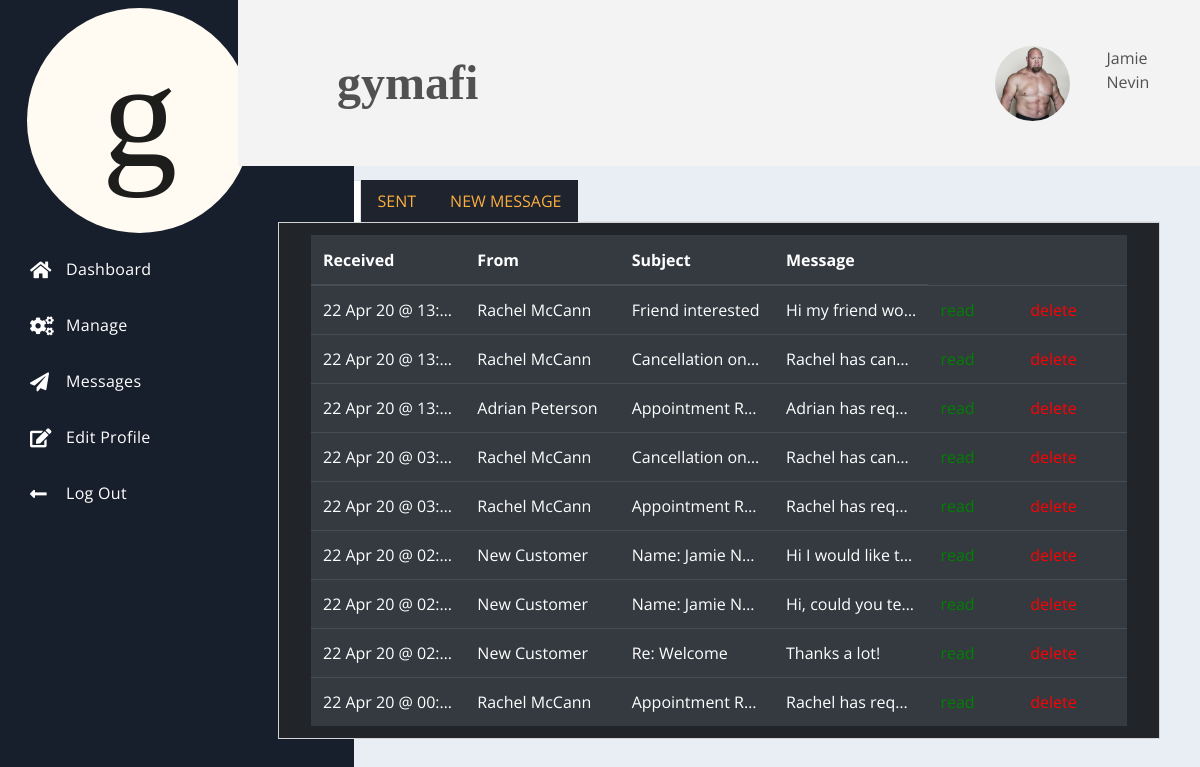
Screenshot of /admin/messages.php (signed in) with the database file from the repository.
### tables this page shows
CREATE TABLE `profile_img` (
  `img_id` int(11) NOT NULL,
  `img_path` varchar(200) NOT NULL DEFAULT '/gymafi/profileimg/placeholderimg.jpeg'
);

CREATE TABLE `users` (
  `id` int(11) NOT NULL,
  `username` varchar(100) DEFAULT NULL,
  `first_name` varchar(200) DEFAULT NULL,
  `last_name` varchar(200) DEFAULT NULL,
  `postcode` varchar(200) DEFAULT NULL,
  `house_number` varchar(255) DEFAULT NULL,
  `phone_number` varchar(14) DEFAULT NULL,
  `email` varchar(100) NOT NULL,
  `pword` varchar(100) NOT NULL,
  `is_admin` int(1) DEFAULT 0,
  `ass_coach_id` int(11) DEFAULT 100,
  `user_status` int(11) NOT NULL DEFAULT 0,
  `date_created` datetime NOT NULL DEFAULT current_timestamp()
);

CREATE TABLE `mailboxes` (
  `id` int(11) NOT NULL,
  `user_id` int(11) NOT NULL,
  `mailbox` varchar(3) NOT NULL,
  `message_id` int(11) NOT NULL,
  `message_read` int(1) DEFAULT NULL
);

CREATE TABLE `messages` (
  `id` int(11) NOT NULL,
  `subject` varchar(255) NOT NULL,
  `message` varchar(255) NOT NULL,
  `sender_id` int(11) NOT NULL,
  `recipient_id` int(11) NOT NULL,
  `created` datetime NOT NULL DEFAULT current_timestamp()
);

### admin/messages.php (the view, shortened to what this page needs)
<?php
    include('../conn.php');
    if(!isset($_SESSION['keep_id'])) {
        header('location: ../index.php');
    } else {
        $id = $_SESSION['keep_id'];
    }
    $read = "SELECT * FROM users WHERE id = $id";
            $result = $conn->query($read);
            while($row = $result->fetch_assoc()) {
                $get_first_name = $row['first_name'];
                $get_last_name = $row['last_name'];
            }
?>
<!DOCTYPE html>
<html lang="en">
<head>
    <link rel="stylesheet" href="https://use.fontawesome.com/releases/v5.4.1/css/all.css">
    <link rel="stylesheet" href="/gymafi/css/spur.css">
    <link rel="stylesheet" href="/gymafi/stylesheet.css">
</head>
<body>
    <div class="dash">
        <div class="dash-nav dash-nav-dark">
            <header>
                <a href="../admin/dash.php" class="">
                    <img src="/gymafi/img/gymafi_logo_circle.svg"
                            width="75%" height="75%" class="d-inline-block align-top myimgbutton loginbutton" alt="">
                </a>
            </header>
            <nav class="dash-nav-list">
                <a href="../admin/dash.php" class="dash-nav-item">
                    <i class="fas fa-home"></i> Dashboard </a>
                <div class="dash-nav-dropdown">
                    <a href="#!" class="dash-nav-item dash-nav-dropdown-toggle">
                        <i class="fas fa-cogs"></i> Manage </a>
                </div>
                <a href="../admin/messages.php" class="dash-nav-item">
                    <i class="fas fa-paper-plane"></i> Messages</a>
                <a href="../admin/profile.php" class="dash-nav-item">
                    <i class="fas fa-edit"></i> Edit Profile </a>
                <a href="#!" class="dash-nav-item" data-toggle="modal" data-target="#logoutmodal">
                    <i class="fas fa-long-arrow-alt-left"></i> Log Out </a>
            </nav>
        </div>
        <div class="dash-app">
            <header class="dash-toolbar">
                <div class="tools">
                    <div class="dropdown tools-item">
                    </div>
                </div>
                <div class="col">
                    <a class="navbar-brand font-weight-bold mytitle">gymafi</a>
                </div>
                <div class="row">
                    <?php
                        $img = "SELECT img_path FROM profile_img INNER JOIN users ON profile_img.img_id = users.id WHERE users.id = $id";
                        $displayimg = $conn->query($img);
                        $numrows = $displayimg->num_rows;
                        if ($numrows == 0) {
                            echo '<div class="col">
                                '.$get_first_name.' '.$get_last_name.'
                            </div>';
                        } else {
                            while($row=$displayimg->fetch_assoc()) {
                                $imgdata = $row['img_path'];
                            }
                            echo '
                                <div class="row">
                                    <div class="col">
                                        <a href="../admin/profile.php"><img class="myprofilepic" style="width:75px;height:75px;border-radius:50%" src="'.$imgdata.'"></a>
                                    </div>
                                    <div class="col">
                                        <p>'.$get_first_name.' '.$get_last_name.'</p>
                                    </div>
                                </div>
                            ';
                        }
                    ?>
                </div>
            </header>
            <main class="dash-content pt-5 mt-5">
                <div class="container">
                    <ul class="nav nav-tabs">
                        <li class="nav-item btn-dark">
                            <a class="nav-link active text-warning" data-toggle="tab" href="#inbox">INBOX</a>
                        </li>
                        <li class="nav-item btn-dark">
                            <a class="nav-link text-warning" data-toggle="tab" href="#outbox">SENT</a>
                        </li>
                        <li class="nav-item btn-dark">
                            <a class="nav-link text-warning" data-toggle="tab" href="#newmessage">NEW MESSAGE</a>
                        </li>
                    </ul>
                    <div class="tab-content">
                        <div class="tab-pane fade show active" id="inbox">
                            <div class="card spur-card">
                                <div class="card-body card-body-with-dark-table">
                                    <table class="table table-hover table-dark table-in-card">
                                        <thead>
                                            <tr>
                                                <th scope="col">Received</th>
                                                <th scope="col">From</th>
                                                <th scope="col">Subject</th>
                                                <th scope="col">Message</th>
                                            </tr>
                                        </thead>
                                        <tbody>
                                            <?php
                                            $read = "SELECT mailboxes.id AS mailbox_id, message_id, subject, message, sender_id, created FROM mailboxes
                                                    LEFT JOIN messages
                                                    ON messages.id = mailboxes.message_id
                                                    WHERE mailboxes.user_id = $id
                                                    AND mailboxes.mailbox = 'in'
                                                    ORDER BY messages.created DESC";
                                            $result = $conn->query($read);
                                            while($row=$result->fetch_assoc()) {
                                                $datetime = strtotime($row['created']);
                                                $humandate = date('d M y @ H:i', $datetime);
                                                $sender_id = $row['sender_id'];
                                                $subject = $row['subject'];
                                                $message = $row['message'];
                                                $mailbox_id = $row['mailbox_id'];
                                                $message_id = $row['message_id'];
                                                $findsender = "SELECT first_name, last_name
                                                            FROM users
                                                            INNER JOIN messages
                                                            ON messages.sender_id = users.id
                                                            WHERE messages.sender_id = $sender_id";
                                                $senderresult = $conn->query($findsender);
                                                if($sender_id == 0) {
                                                    $senderfirstname = 'New';
                                                    $senderlastname = 'Customer';
                                                } else {
                                                    while($row=$senderresult->fetch_assoc()) {
                                                            $senderfirstname = $row['first_name'];
                                                            $senderlastname = $row['last_name'];
                                                        }
                                               }
                                                echo '
                                                <tr>
                                                    <td>'.$humandate.'</td>
                                                    <td>'.$senderfirstname.' '.$senderlastname.'</td>
                                                    <td>'.$subject.'</td>
                                                    <td>'.$message.'</td>
                                                    <td><a style="color:green" href="readmessage.php?id='.$message_id.'">read</a></td>
                                                    <td><a style="color:red" href="../deletemessage.php?mailboxid='.$mailbox_id.'">delete</a></td>
                                                </tr>
                                                ';
                                            }
                                            ?>
                                        </tbody>
                                    </table>
                                </div>
                            </div>
                        </div>
                    </div>
                </div>
            </main>
        </div>
    </div>
</body>
</html>

### stylesheet.css (style rules this page uses)
html { font-family: -apple-system, BlinkMacSystemFont, 'Segoe UI', Roboto, Oxygen, Ubuntu, Cantarell, 'Open Sans', 'Helvetica Neue', sans-serif; }
.navbar-brand { padding: 0 15px; height: 150px; line-height: 150px; }
.mytitle { font-family: 'Times New Roman', Times, serif; font-size: 3em; }
.myprofilepic { object-fit: contain; }
td { max-width: 100px; overflow: hidden; text-overflow: ellipsis; white-space: nowrap; }

### rows the page displays
profile_img: img_path (picture)
users: first_name "Jamie", last_name "Nevin"
mailboxes: message.created "22 Apr 20 @ 13:…", users.first_name "Rachel", users.last_name "McCann", message.subject "Friend interested", message.message "Hi my friend w…"
mailboxes: message.created "22 Apr 20 @ 13:…", users.first_name "Rachel", users.last_name "McCann", message.subject "Cancellation on…", message.message "Rachel has can…"
mailboxes: message.created "22 Apr 20 @ 13:…", users.first_name "Adrian", users.last_name "Peterson", message.subject "Appointment R…", message.message "Adrian has req…"
mailboxes: message.created "22 Apr 20 @ 03:…", users.first_name "Rachel", users.last_name "McCann", message.subject "Cancellation on…", message.message "Rachel has can…"
mailboxes: message.created "22 Apr 20 @ 03:…", users.first_name "Rachel", users.last_name "McCann", message.subject "Appointment R…", message.message "Rachel has req…"
mailboxes: message.created "22 Apr 20 @ 02:…", message.sender_id "New", message.sender_id "Customer", message.subject "Name: Jamie N…", message.message "Hi I would like t…"
mailboxes: message.created "22 Apr 20 @ 02:…", message.sender_id "New", message.sender_id "Customer", message.subject "Name: Jamie N…", message.message "Hi, could you te…"
mailboxes: message.created "22 Apr 20 @ 02:…", message.subject "Re: Welcome", message.message "Thanks a lot!"
messages: sender "New", sender "Customer"
mailboxes: message.created "22 Apr 20 @ 00:…", users.first_name "Rachel", users.last_name "McCann", message.subject "Appointment R…", message.message "Rachel has req…"
